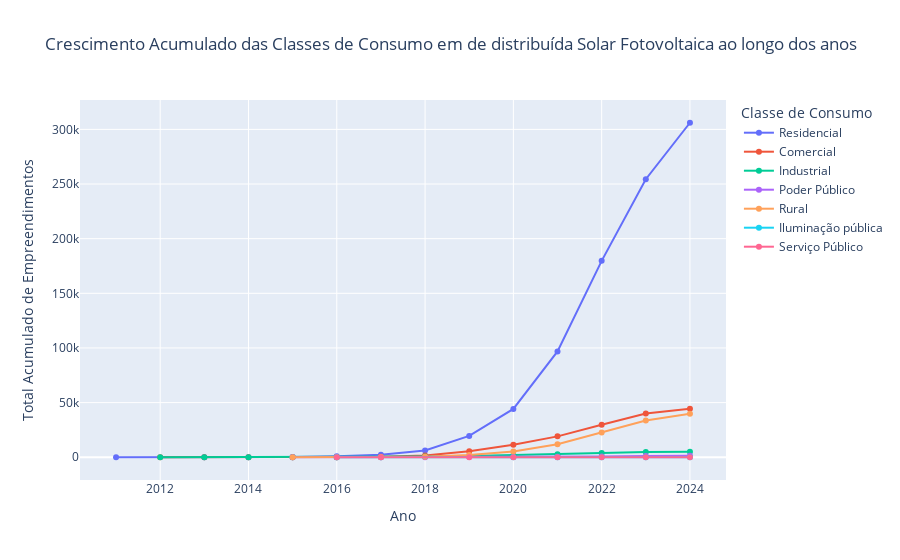

Notebook code cell kept with this figure:
### Code cell
tabela["DthAtualizaCadastralEmpreend"] = pd.to_datetime(
tabela["DthAtualizaCadastralEmpreend"], errors='coerce')

tabela["AnoInstalacao"] = tabela["DthAtualizaCadastralEmpreend"].dt.year

tabela_filtrada = tabela.dropna(subset=["AnoInstalacao", "DscClasseConsumo"])

tabela_agrupada = tabela_filtrada.groupby(["AnoInstalacao", "DscClasseConsumo"]).size(
).reset_index(name="QuantidadeEmpreendimentos")

tabela_agrupada["TotalAcumulado"] = tabela_agrupada.groupby(
    "DscClasseConsumo")["QuantidadeEmpreendimentos"].cumsum()

grafico = px.line(
    tabela_agrupada,
    x="AnoInstalacao",
    y="TotalAcumulado",
    color="DscClasseConsumo",
    title="Crescimento Acumulado das Classes de Consumo em de distribuída Solar Fotovoltaica ao longo dos anos",
    labels={"AnoInstalacao": "Ano", "TotalAcumulado": "Total Acumulado de Empreendimentos",
            "DscClasseConsumo": "Classe de Consumo"},
    markers=True  
)

grafico.show()

### Figure 1 — Plotly figure (JSON) as saved in the notebook; plotly's stock layout.template omitted (floating-point values rounded to 4 significant figures)
{"data": [{"hovertemplate": "Classe de Consumo=Residencial<br>Ano=%{x}<br>Total Acumulado de Empreendimentos=%{y}<extra></extra>", "legendgroup": "Residencial", "line": {"color": "#636efa", "dash": "solid"}, "marker": {"symbol": "circle"}, "mode": "lines+markers", "name": "Residencial", "orientation": "v", "showlegend": true, "type": "scatter", "x": [2011, 2013, 2014, 2015, 2016, 2017, 2018, 2019, 2020, 2021, 2022, 2023, 2024], "xaxis": "x", "y": [1, 6, 45, 219, 1027, 2388, 6133, 19558, 44196, 96780, 179710, 254396, 306068], "yaxis": "y"}, {"hovertemplate": "Classe de Consumo=Comercial<br>Ano=%{x}<br>Total Acumulado de Empreendimentos=%{y}<extra></extra>", "legendgroup": "Comercial", "line": {"color": "#EF553B", "dash": "solid"}, "marker": {"symbol": "circle"}, "mode": "lines+markers", "name": "Comercial", "orientation": "v", "showlegend": true, "type": "scatter", "x": [2012, 2013, 2014, 2015, 2016, 2017, 2018, 2019, 2020, 2021, 2022, 2023, 2024], "xaxis": "x", "y": [2, 4, 16, 43, 195, 510, 1517, 5458, 11471, 19108, 29687, 40012, 44463], "yaxis": "y"}, {"hovertemplate": "Classe de Consumo=Industrial<br>Ano=%{x}<br>Total Acumulado de Empreendimentos=%{y}<extra></extra>", "legendgroup": "Industrial", "line": {"color": "#00cc96", "dash": "solid"}, "marker": {"symbol": "circle"}, "mode": "lines+markers", "name": "Industrial", "orientation": "v", "showlegend": true, "type": "scatter", "x": [2012, 2013, 2014, 2015, 2016, 2017, 2018, 2019, 2020, 2021, 2022, 2023, 2024], "xaxis": "x", "y": [1, 4, 7, 11, 35, 73, 584, 1114, 1827, 2771, 3835, 4732, 5130], "yaxis": "y"}, {"hovertemplate": "Classe de Consumo=Poder Público<br>Ano=%{x}<br>Total Acumulado de Empreendimentos=%{y}<extra></extra>", "legendgroup": "Poder Público", "line": {"color": "#ab63fa", "dash": "solid"}, "marker": {"symbol": "circle"}, "mode": "lines+markers", "name": "Poder Público", "orientation": "v", "showlegend": true, "type": "scatter", "x": [2015, 2016, 2017, 2018, 2019, 2020, 2021, 2022, 2023, 2024], "xaxis": "x", "y": [1, 7, 32, 59, 138, 263, 401, 622, 1118, 1366], "yaxis": "y"}, {"hovertemplate": "Classe de Consumo=Rural<br>Ano=%{x}<br>Total Acumulado de Empreendimentos=%{y}<extra></extra>", "legendgroup": "Rural", "line": {"color": "#FFA15A", "dash": "solid"}, "marker": {"symbol": "circle"}, "mode": "lines+markers", "name": "Rural", "orientation": "v", "showlegend": true, "type": "scatter", "x": [2015, 2016, 2017, 2018, 2019, 2020, 2021, 2022, 2023, 2024], "xaxis": "x", "y": [3, 37, 151, 498, 2046, 5279, 11825, 22634, 33650, 39745], "yaxis": "y"}, {"hovertemplate": "Classe de Consumo=Iluminação pública<br>Ano=%{x}<br>Total Acumulado de Empreendimentos=%{y}<extra></extra>", "legendgroup": "Iluminação pública", "line": {"color": "#19d3f3", "dash": "solid"}, "marker": {"symbol": "circle"}, "mode": "lines+markers", "name": "Iluminação pública", "orientation": "v", "showlegend": true, "type": "scatter", "x": [2016, 2020, 2021, 2022, 2023, 2024], "xaxis": "x", "y": [1, 3, 5, 8, 12, 15], "yaxis": "y"}, {"hovertemplate": "Classe de Consumo=Serviço Público<br>Ano=%{x}<br>Total Acumulado de Empreendimentos=%{y}<extra></extra>", "legendgroup": "Serviço Público", "line": {"color": "#FF6692", "dash": "solid"}, "marker": {"symbol": "circle"}, "mode": "lines+markers", "name": "Serviço Público", "orientation": "v", "showlegend": true, "type": "scatter", "x": [2016, 2017, 2019, 2020, 2021, 2022, 2023, 2024], "xaxis": "x", "y": [3, 6, 12, 18, 24, 26, 33, 37], "yaxis": "y"}], "layout": {"legend": {"title": {"text": "Classe de Consumo"}, "tracegroupgap": 0}, "title": {"text": "Crescimento Acumulado das Classes de Consumo em de distribuída Solar Fotovoltaica ao longo dos anos"}, "xaxis": {"anchor": "y", "domain": [0, 1], "title": {"text": "Ano"}}, "yaxis": {"anchor": "x", "domain": [0, 1], "title": {"text": "Total Acumulado de Empreendimentos"}}}}
